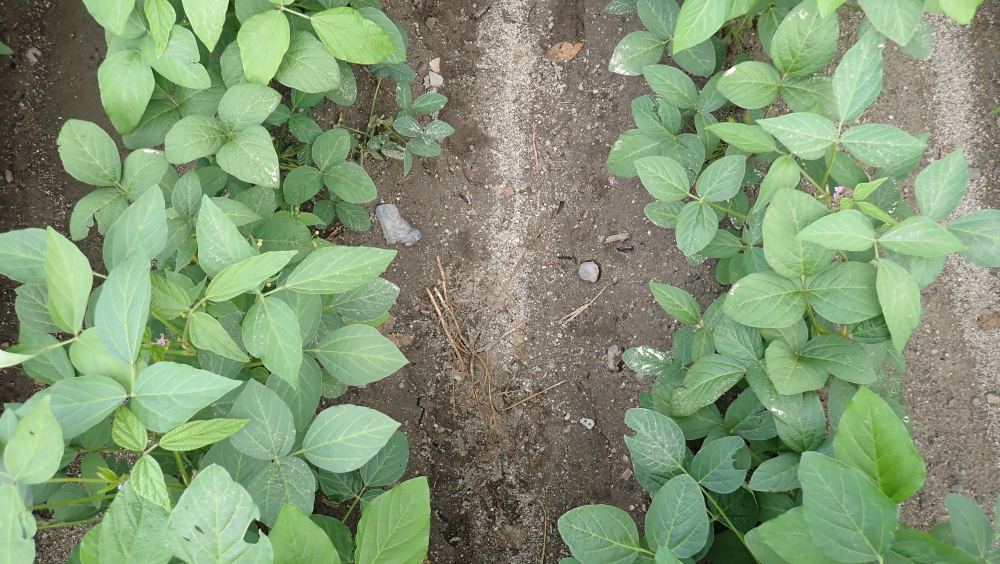
#> input picture example/soybean/P8020161.JPG, 4000 x 2256 px (shown at 1/4 size)
$ python -i utils.py   (imports and definitions only)
#> lines starting #> are read from the running program, lines starting #| are printed output that depends on the picture; after the words box and inside, x2 and y2 are one past the last pixel; in counts of white or black regions, pixels touching at a corner belong together
import cv2
import numpy as np
import os
from typing import List, Optional, Tuple


def make_mask_from_png(image_path: str) -> None:
    image = cv2.imread(image_path, cv2.IMREAD_UNCHANGED)
    mask = cv2.cvtColor(image[:,:,-1], cv2.COLOR_GRAY2BGR)
    save_dir = os.path.dirname(image_path)
    file_name = os.path.basename(image_path)
    save_path = os.path.join(save_dir, file_name.split(".png")[0]+"_mask.png")
    cv2.imwrite(save_path, mask)
    return


def make_mask_by_threshold(
        image_path: str,
        out_dir: Optional[str] = "../outputs/",
        resize: Optional[Tuple[int]] = None,
        inf: Optional[Tuple[int]] = (36, 0, 0),
        sup: Optional[Tuple[int]] = (86, 255, 255)
    ) -> None:
#> called with image_path = '../../example/soybean/P8020161.JPG', out_dir = '../outputs/', inf = (36, 0, 0), sup = (86, 255, 255)
    image = cv2.imread(image_path)
#> image is the input picture: shape (2256, 4000, 3); mean B, G, R 116.4, 151.2, 129.9
    if resize is not None:
        image = cv2.resize(image, resize)
    hsv = cv2.cvtColor(image, cv2.COLOR_BGR2HSV)
#> hsv: shape (2256, 4000, 3); mean H, S, V 42.1, 66.6, 154.2
    bin_img = cv2.inRange(hsv, inf, sup)
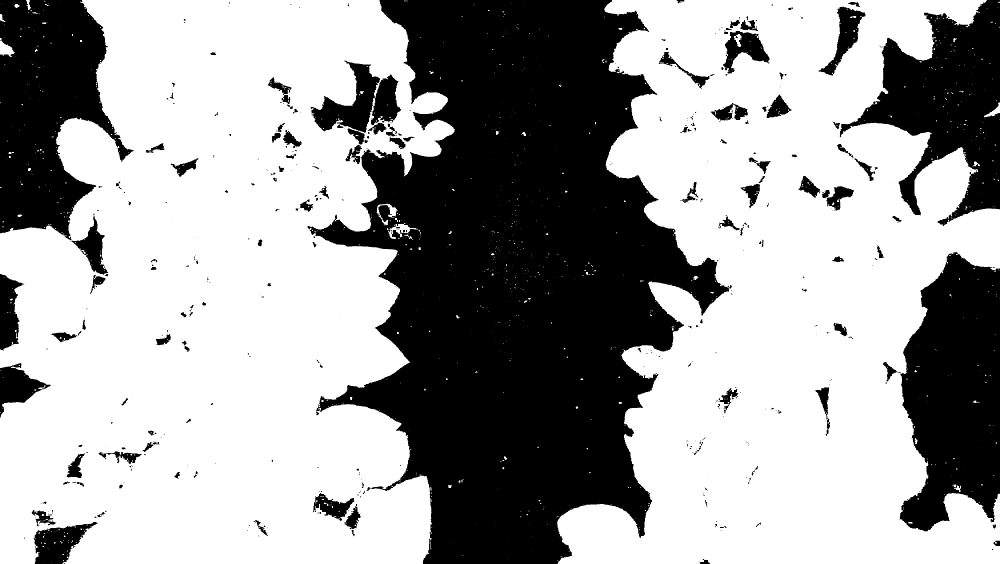
#> bin_img: shape (2256, 4000) (shown at 1/4 size); 63.2% white; 569 black regions (319 under 20 px)
    contours, _ = cv2.findContours(bin_img, cv2.RETR_EXTERNAL, cv2.CHAIN_APPROX_SIMPLE)
#> contours = 1055 contours, 960 with area under 20; largest, box (x1, y1, x2, y2) and area: (0, 0, 1819, 2256) 3205340, (2228, 0, 4000, 2256) 2663679, (1548, 892, 1684, 956) 2592, (0, 162, 59, 229) 2092, (1506, 815, 1590, 901) 1753
    mask = np.zeros_like(bin_img)
    for contour in contours:
        cv2.drawContours(mask, [contour], -1, color=255, thickness=-1)
#> this loop made 1055 passes
#> contour on passes 1, 2, 5: [[206, 2248], [206, 2249], [207, 2248]], [[174, 2248]], [[2032, 2231], [2033, 2231]]
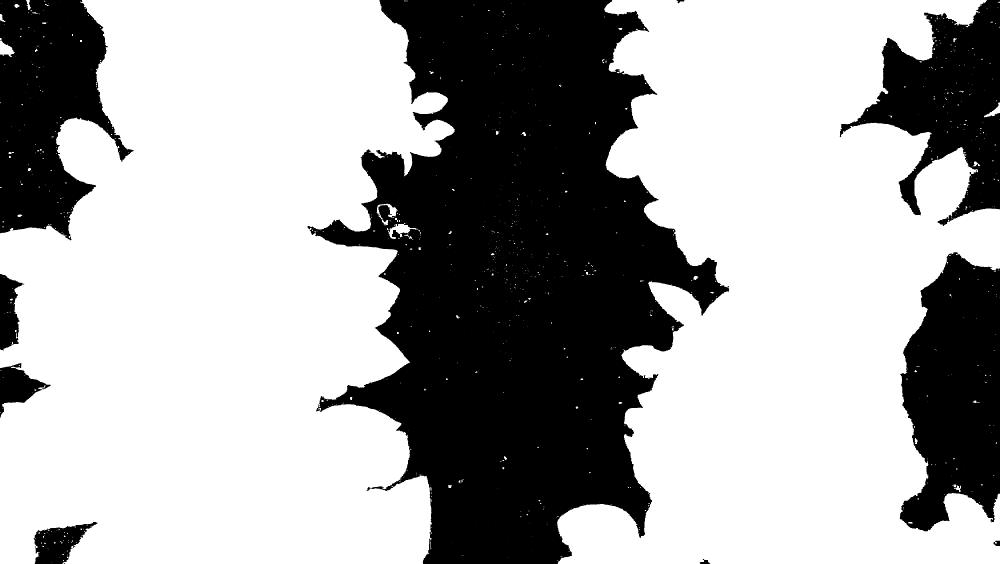
#> mask: shape (2256, 4000) (shown at 1/4 size); 65.5% white; 11 black regions (1 under 20 px), largest, box (x1, y1, x2, y2) and area: (1230, 0, 2917, 2256) 2142963, (3599, 1009, 4000, 2125) 334306, (0, 0, 535, 961) 313252
    mask[:,0] = 0
#> mask: shape (2256, 4000); 65.4% white; 9 black regions (1 under 20 px), largest, box (x1, y1, x2, y2) and area: (1230, 0, 2917, 2256) 2142963, (0, 0, 535, 2256) 352367, (3599, 1009, 4000, 2125) 334306
    mask[0,:] = 0
#> mask: shape (2256, 4000); 65.4% white; 6 black regions (1 under 20 px), largest, box (x1, y1, x2, y2) and area: (0, 0, 4000, 2256) 2762972, (3599, 1009, 4000, 2125) 334306, (134, 2088, 391, 2256) 23083, (2798, 2236, 2842, 2256) 451, (3974, 2163, 4000, 2184) 416
    mask[:,-1] = 0
#> mask: shape (2256, 4000); 65.4% white; 4 black regions (1 under 20 px), largest, box (x1, y1, x2, y2) and area: (0, 0, 4000, 2256) 3098243, (134, 2088, 391, 2256) 23083, (2798, 2236, 2842, 2256) 451
    mask[-1,:] = 0
#> mask: shape (2256, 4000); 65.4% white; 1 black region, box (x1, y1, x2, y2) and area: (0, 0, 4000, 2256) 3125094

    # save process
    if not os.path.exists(out_dir):
        os.makedirs(out_dir)
    file_name = os.path.basename(image_path).split(".")[0]
    if resize is not None:
        file_name += "_resize"
    img_path = os.path.join(out_dir, file_name+".png")
    mask_path = os.path.join(out_dir, file_name+"_mask.png")
    cv2.imwrite(img_path, image)
    cv2.imwrite(mask_path, mask)
    return

>>> result = make_mask_by_threshold('../../example/soybean/P8020161.JPG')

$ run again, on example/soybean/P8020163.JPG
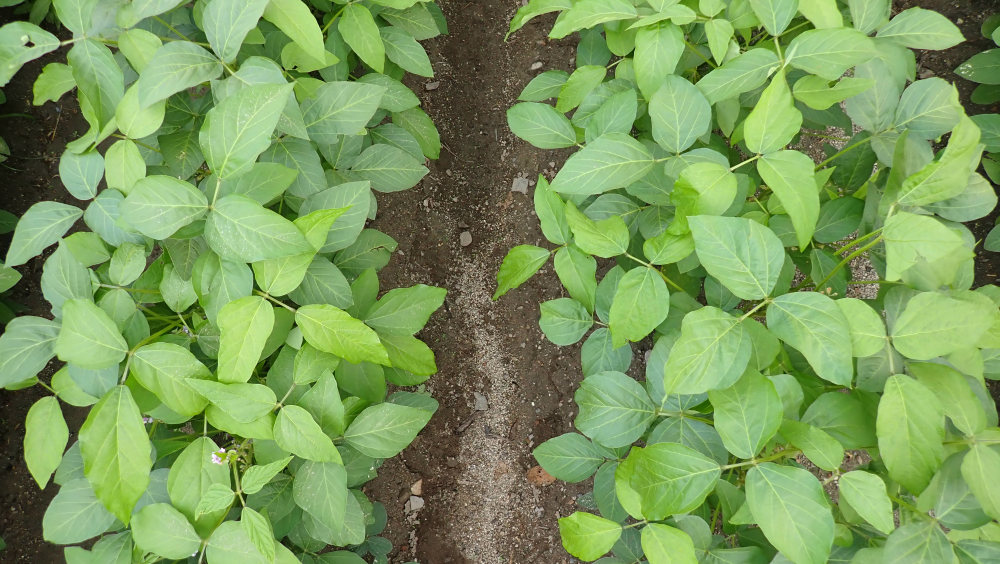
#> input picture example/soybean/P8020163.JPG, 4000 x 2256 px (shown at 1/4 size)
#> in make_mask_by_threshold, image is the input picture: shape (2256, 4000, 3); mean B, G, R 92.2, 154.4, 122.9
#> hsv: shape (2256, 4000, 3); mean H, S, V 42.9, 108.4, 156
#> in make_mask_by_threshold, `bin_img = cv2.inRange(hsv, inf, sup)`:
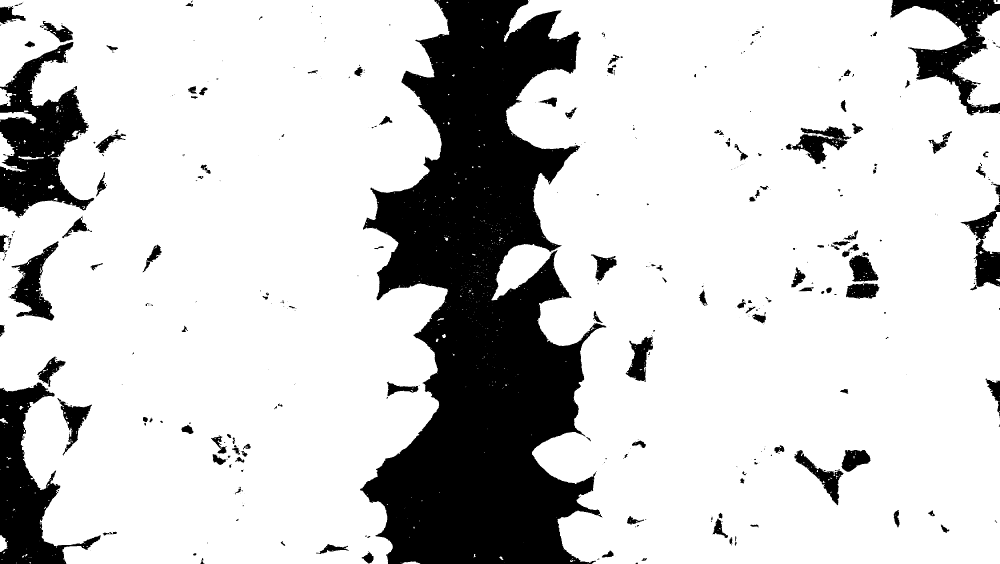
#> bin_img: shape (2256, 4000) (shown at 1/4 size); 80.5% white; 572 black regions (334 under 20 px)
#> contours = 798 contours, 730 with area under 20; largest, box (x1, y1, x2, y2) and area: (1965, 0, 4000, 2256) 3913995, (0, 0, 1798, 2256) 3445752, (3807, 41, 4000, 429) 38766, (0, 528, 106, 688) 5065, (0, 442, 145, 495) 3340
#> the loop in make_mask_by_threshold, `for contour in contours:` made 798 passes
#> contour on passes 2 to 4: [[2017, 2251]], [[1610, 2248]], [[1601, 2248], [1605, 2248]]
#> after the loop in make_mask_by_threshold, `for contour in contours:`:
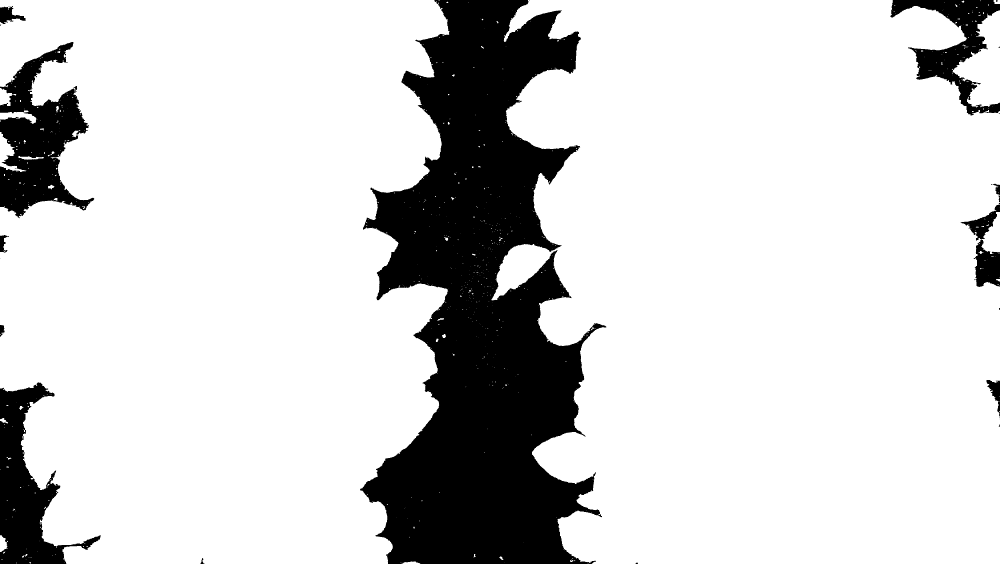
#> mask: shape (2256, 4000) (shown at 1/4 size); 82.4% white; 26 black regions (6 under 20 px), largest, box (x1, y1, x2, y2) and area: (1440, 0, 2426, 2256) 1252063, (0, 168, 377, 873) 129614, (0, 1529, 403, 2256) 110263
